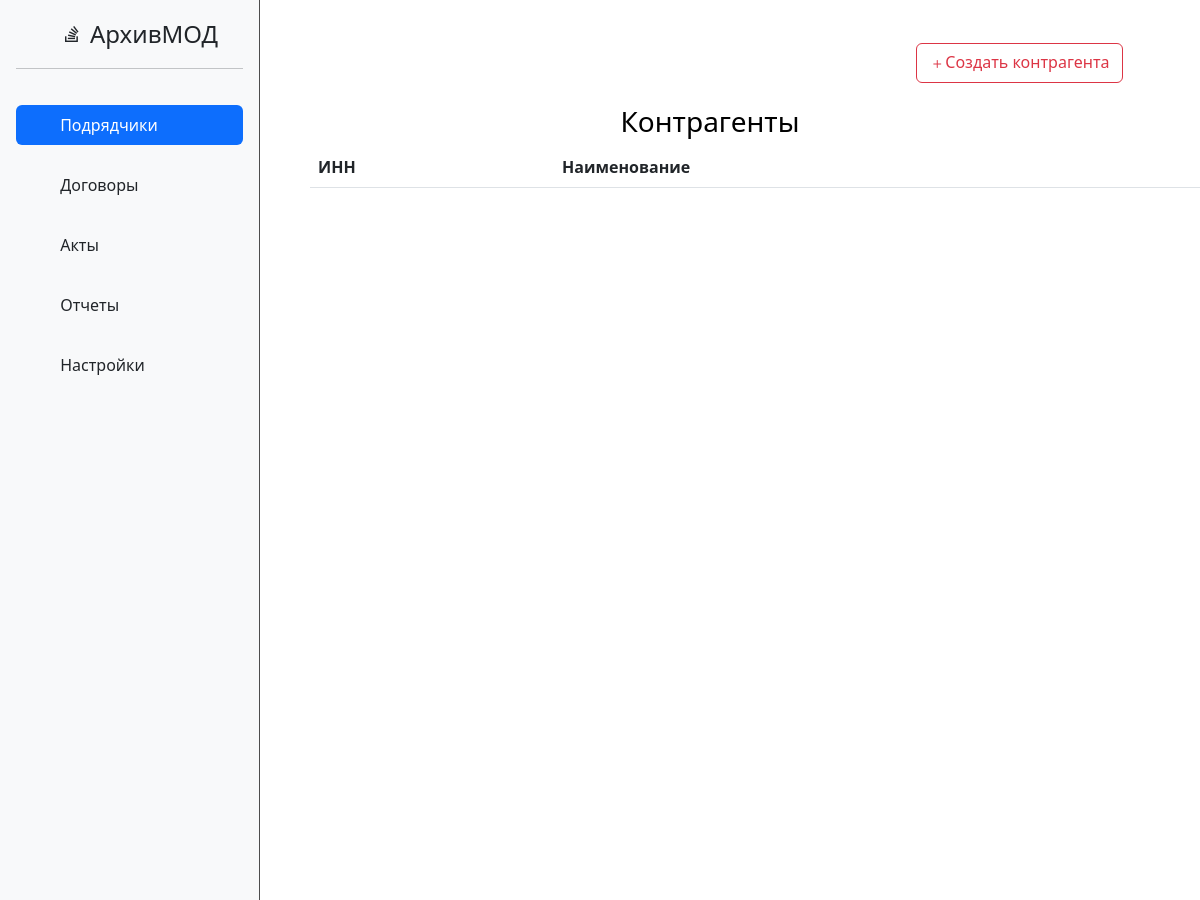
Page /archive/ (upper part) on the earlier database version.
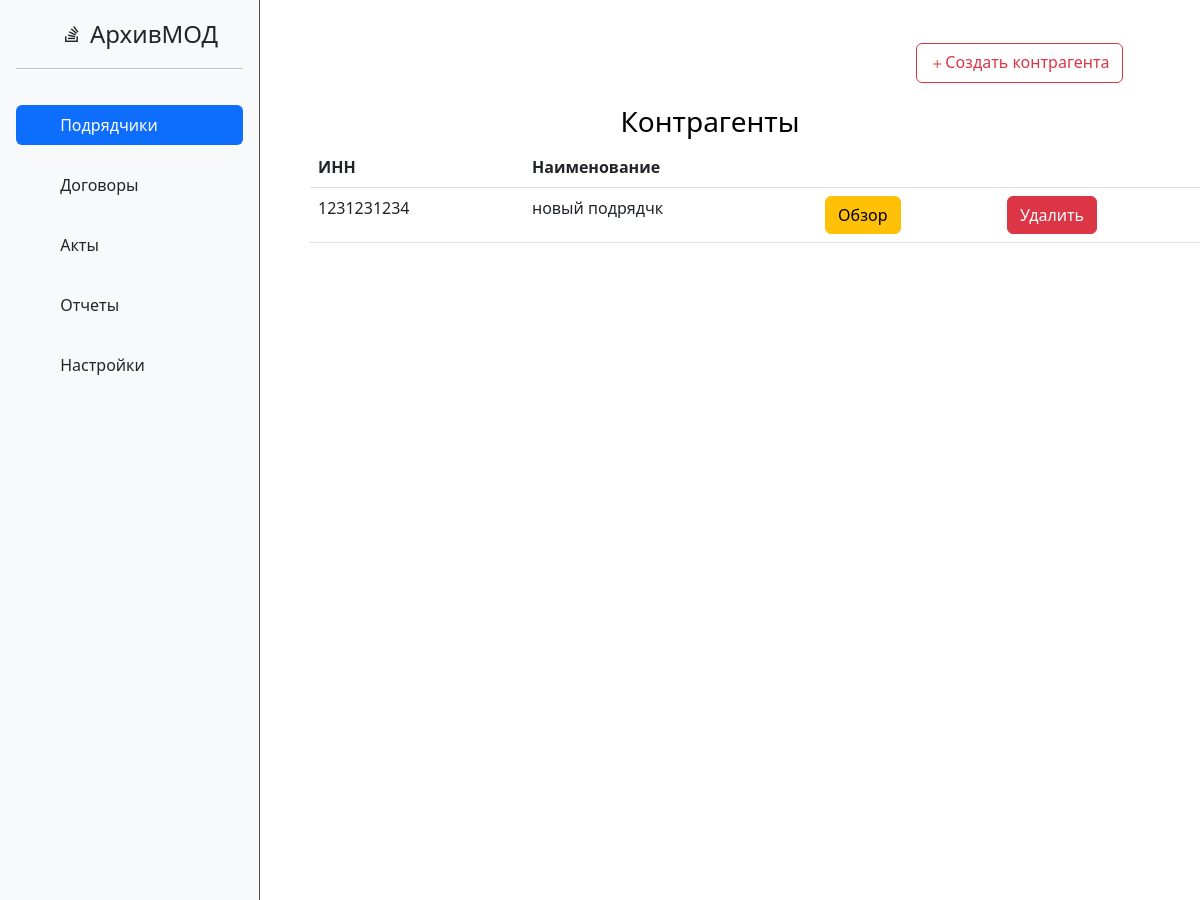
Same page on the later database version.
### archive/models.py (models this page shows, shortened)
class Companies(models.Model):
    title = models.CharField('Название компании', max_length=120)
    inn = models.IntegerField('ИНН', unique=True, validators=[validate_inn])
    class Meta:
        verbose_name = 'Компания'
        verbose_name_plural = 'Компании'

### archive/views.py (the view)
# urls.py: path("", views.CompanyHome.as_view(), name="company-home"),
class CompanyHome(ListView):
    model = Companies
    template_name = 'archive/company_home.html'
    context_object_name = 'company'
    def get_context_data(self, *, object_list=None, **kwargs):
        context = super().get_context_data(**kwargs)
        context['title'] = "Контрагенты"
        context['navbar'] = 'company'
        return context

### archive/templates/archive/company_home.html (shortened to what this page needs)
{% extends "main/index.html" %}
{% block content %}
    <div class="features">
        <div  class="head">
            <a href="{% url 'create-company' %}"><button type="button" class="btn btn-outline-danger"><i class="bi bi-plus"></i>Создать контрагента</button></a>
        </div>
        <h3>{{ title }}</h3>
        <div class="table">
            <table class="table">
              <thead>
                <tr>
                  <th scope="col">ИНН</th>
                  <th scope="col">Наименование</th>
                </tr>
              </thead>
              <tbody>
                {% for el in company %}
                    <tr>
                        <td>{{ el.inn }}</td>
                        <td>{{ el.title }}</td>
                        <td><a href="{% url 'companies-detail' el.id %}" class="btn btn-warning">Обзор</a></td>
                        <td><a href="{% url 'company-delete' el.id %}" class="btn btn-danger">Удалить</a></td>
                    </tr>
                {% endfor %}
              </tbody>
            </table>
        </div>
    </div>
{% endblock %}

Differences in the rows shown:
added Companies: inn "1231231234", title "новый подрядчк"
